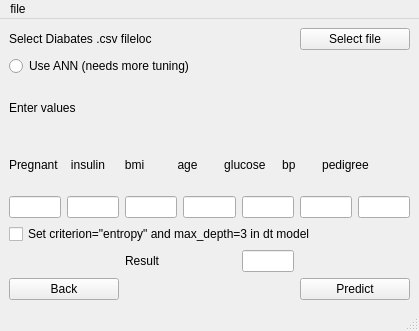
<?xml version="1.0" encoding="UTF-8"?>
<ui version="4.0">
 <class>diabatese</class>
 <widget class="QMainWindow" name="diabatese">
  <property name="geometry">
   <rect>
    <x>0</x>
    <y>0</y>
    <width>419</width>
    <height>331</height>
   </rect>
  </property>
  <property name="windowTitle">
   <string>Asiignment2</string>
  </property>
  <widget class="QWidget" name="centralwidget">
   <layout class="QGridLayout" name="gridLayout">
    <item row="0" column="0" colspan="4">
     <widget class="QLabel" name="label_selectfile">
      <property name="text">
       <string>Select Diabates .csv fileloc</string>
      </property>
     </widget>
    </item>
    <item row="0" column="5" colspan="2">
     <widget class="QPushButton" name="pushButton_selectdiabatese">
      <property name="text">
       <string>Select file</string>
      </property>
     </widget>
    </item>
    <item row="1" column="0" colspan="5">
     <widget class="QRadioButton" name="radioButton_useANN">
      <property name="text">
       <string>Use ANN (needs more tuning)</string>
      </property>
     </widget>
    </item>
    <item row="2" column="0" colspan="2">
     <widget class="QLabel" name="label_enter">
      <property name="text">
       <string>Enter values</string>
      </property>
     </widget>
    </item>
    <item row="3" column="0" colspan="7">
     <widget class="QLabel" name="label_listentry">
      <property name="text">
       <string>Pregnant    insulin      bmi          age        glucose     bp        pedigree</string>
      </property>
     </widget>
    </item>
    <item row="4" column="0">
     <widget class="QLineEdit" name="lineEdit"/>
    </item>
    <item row="4" column="1">
     <widget class="QLineEdit" name="lineEdit_2"/>
    </item>
    <item row="4" column="2">
     <widget class="QLineEdit" name="lineEdit_3"/>
    </item>
    <item row="4" column="3">
     <widget class="QLineEdit" name="lineEdit_4"/>
    </item>
    <item row="4" column="4">
     <widget class="QLineEdit" name="lineEdit_5"/>
    </item>
    <item row="4" column="5">
     <widget class="QLineEdit" name="lineEdit_6"/>
    </item>
    <item row="4" column="6">
     <widget class="QLineEdit" name="lineEdit_7"/>
    </item>
    <item row="5" column="0" colspan="7">
     <widget class="QCheckBox" name="checkBox_dt">
      <property name="text">
       <string>Set criterion=&quot;entropy&quot; and max_depth=3 in dt model</string>
      </property>
     </widget>
    </item>
    <item row="6" column="2" colspan="2">
     <widget class="QLabel" name="label">
      <property name="text">
       <string>Result</string>
      </property>
     </widget>
    </item>
    <item row="6" column="4">
     <widget class="QLineEdit" name="lineEdit_8"/>
    </item>
    <item row="7" column="0" colspan="2">
     <widget class="QPushButton" name="pushButton_back">
      <property name="text">
       <string>Back</string>
      </property>
     </widget>
    </item>
    <item row="7" column="5" colspan="2">
     <widget class="QPushButton" name="pushButton_predict">
      <property name="text">
       <string>Predict</string>
      </property>
     </widget>
    </item>
   </layout>
  </widget>
  <widget class="QMenuBar" name="menubar">
   <property name="geometry">
    <rect>
     <x>0</x>
     <y>0</y>
     <width>419</width>
     <height>30</height>
    </rect>
   </property>
   <widget class="QMenu" name="menufile">
    <property name="title">
     <string>file</string>
    </property>
    <addaction name="actionexit"/>
    <addaction name="actiondid_not_finish_lol"/>
   </widget>
   <addaction name="menufile"/>
  </widget>
  <widget class="QStatusBar" name="statusbar"/>
  <action name="actionexit">
   <property name="text">
    <string>exit</string>
   </property>
  </action>
  <action name="actiondid_not_finish_lol">
   <property name="text">
    <string>did not finish lol</string>
   </property>
  </action>
 </widget>
 <resources/>
 <connections/>
</ui>
